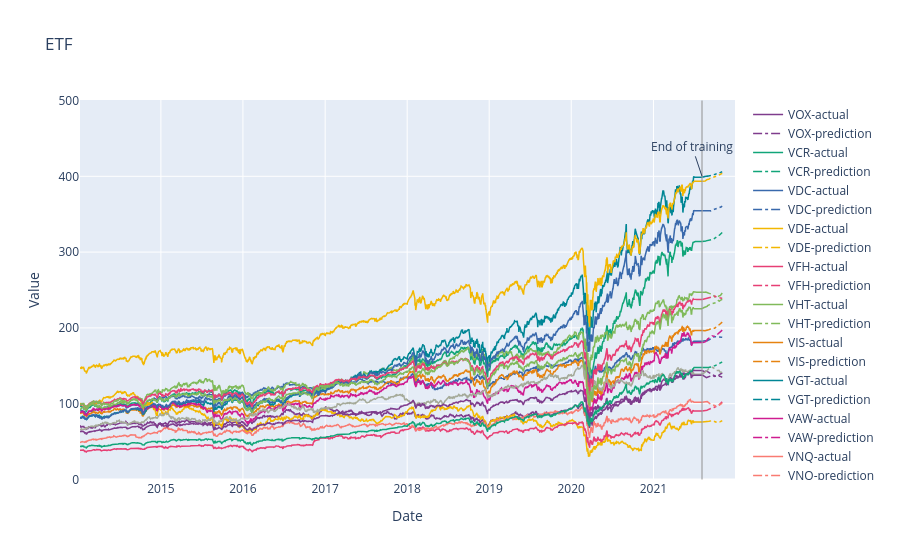

The cell this chart's notebook holds for it:
### Markdown cell above
## Visualization

### Code cell
# visualize ETFs
# colors
palette = cycle(px.colors.qualitative.Bold)

max_y = final_df[etf_list].max().max()
n_digit = 10 ** (len(str(int(max_y)))-1)
data = []
for etf in etf_list:
    trace_color = next(palette)
    # TODO: add ETF name
    trace_actual = go.Scatter(x=final_actual.index, y=final_actual[etf],
                    mode='lines',
                    name=f'{etf}-actual',
                             line=go.Line(color=trace_color,
                                         width=1.5,))
    trace_pred = go.Scatter(x=final_pred.index, y=final_pred[etf],
                    mode='lines',
                    name=f'{etf}-prediction',
                           line=go.Line(color=trace_color,
                                       width=1.5,
                                       dash='dashdot'))
    data.append(trace_actual)
    data.append(trace_pred)

layout = go.Layout(title='ETF',
                  xaxis=dict(title='Date'),
                  yaxis=dict(title='Value'))
layout.update(dict(shapes=[
    {
        'type':'line',
        'x0':train_end_date,
        'y0':0,
        'x1':train_end_date,
        'y1':np.ceil(max_y/n_digit)*n_digit,
        'line':{
            'color':'#909090',
            'width':1
        }
        
    }
]))
layout.update(dict(annotations=[
    go.Annotation(text='End of training',
                 x=train_end_date,
                 y=np.floor(max_y/n_digit)*n_digit
                  )
]))
fig = go.Figure(data = data,layout=layout)

fig.show()
